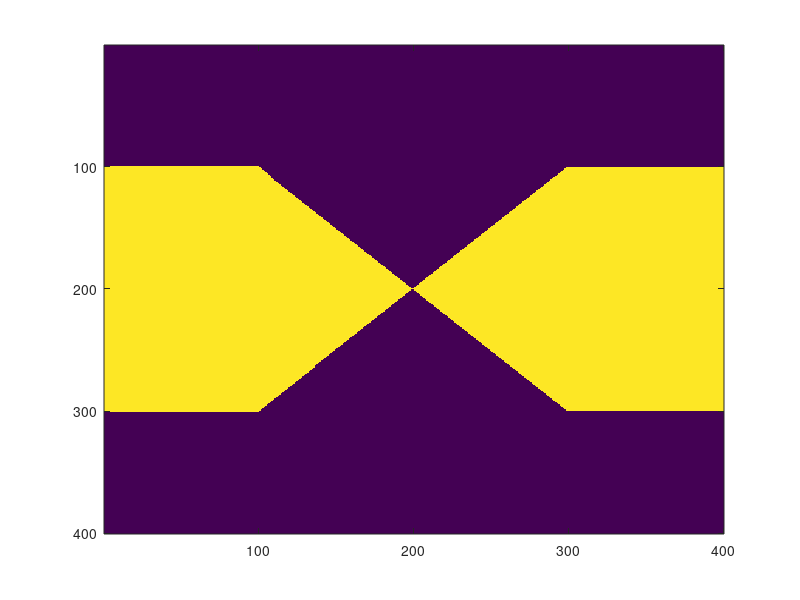

Write the MATLAB code that produced this figure.
%% Ray Transfer Matricies Testing
% Assuming Ray optics in a medium of constant index of refraction n=1.
foc = 100; %Arbitrary, but lets say its in cm.
L1=[1, -1/foc; 0, 1];
R1 = [0;1];
R2 = L1*R1;
F1 = [1,0;foc,1];
R3 = F1*R2;
F2 = [1,0; foc,1];
R4 =  F2 * R3;
L2 = [1, -1/foc; 0, 1];
R5 = L2*R4;

endstep = 400; %units of arbitrary thickness. I choose centimeters for my setup.
Component_stack(:,:,1) = L1;
Component_stack(:,:,2) = L2;
ray_top_record = zeros(1, endstep);
ray_bot_record = zeros(1, endstep);

%% Top Ray
z = 0;

component_num = 1;
component_coords = [100, 300, -1]; %Gives the step number location of the component. After final component, set it to 0 so it won't trigger again.
z_transform_step = [1, 0; 1, 1];
R_top = [0; 1];
for z = 1:1:endstep
    if z == component_coords(component_num) 
        R_out = Component_stack(:,:,component_num) * R_top
        component_num = component_num + 1;
    else
        
        R_out = z_transform_step * R_top;
    end
    R_top=R_out;
    ray_top_record(:, z) = R_out(2);
end

%% Bottom Ray
z = 0;
endstep = 400; %units of arbitrary thickness. I choose centimeters for my setup.
component_num = 1;
component_coords = [100, 300, -1]; %Gives the step number location of the component. After final component, set it to 0 so it won't trigger again.
z_transform_step = [1, 0; 1, 1];
R_bot = [0;-1];
for z = 1:1:endstep
    if z == component_coords(component_num) 
        R_out = Component_stack(:,:,component_num) * R_bot;
        component_num = component_num + 1;
    else
        
        R_out = z_transform_step * R_bot;
    end
    R_bot=R_out;
    ray_bot_record(:, z) = R_out(2);
end
%% Analysis and Visualization
ray_record_img_ = zeros(400, endstep);
for pix_col = 1:endstep
    for pix_row = 1:1:400
        if 100*ray_top_record(pix_col) + 200 >= pix_row && 100*ray_bot_record(pix_col) + 200 <= pix_row
            ray_record_img(pix_row, pix_col) = 255;
        elseif 100*ray_top_record(pix_col) + 200 <= pix_row && 100*ray_bot_record(pix_col) + 200 >= pix_row
            ray_record_img(pix_row, pix_col) = 255;
        else
            ray_record_img(pix_row, pix_col) = 0;
        end
        
    end
end
%image(ray_top_record*255)
image(ray_record_img)
       